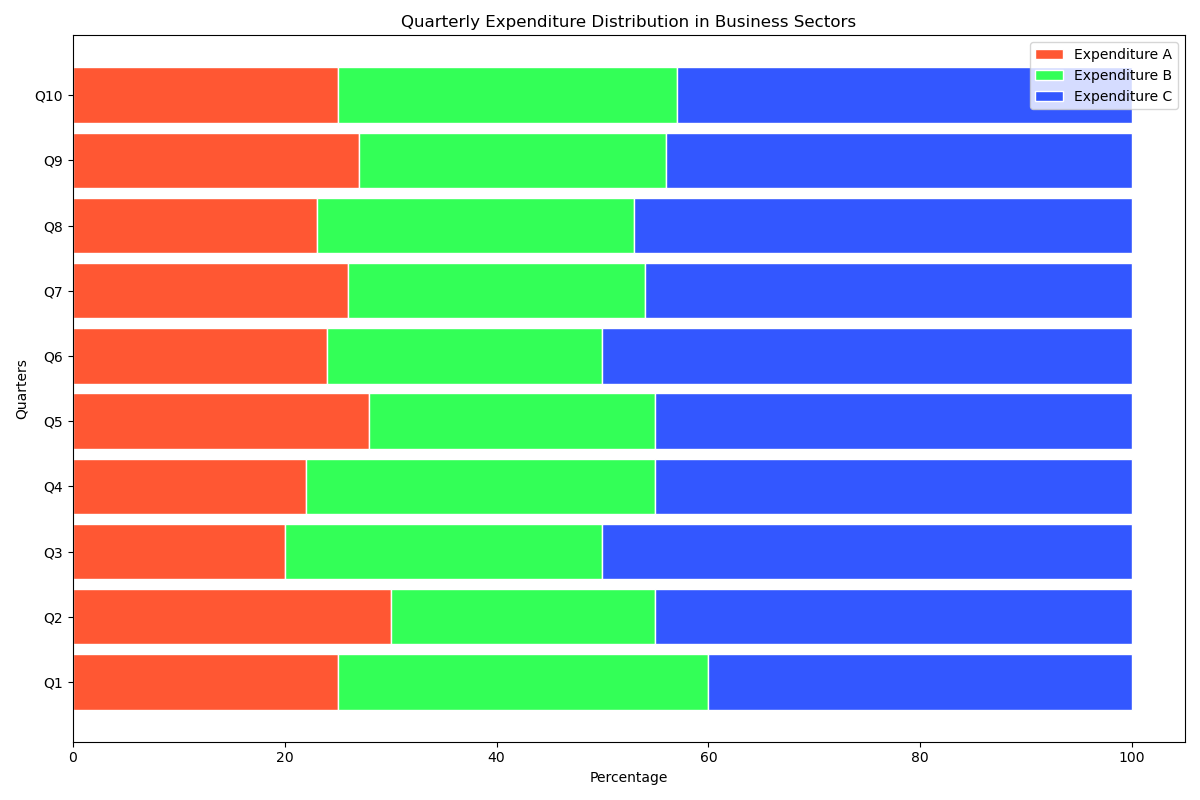

Source code (Python):

import matplotlib.pyplot as plt
import numpy as np

categories = ['Q1', 'Q2', 'Q3', 'Q4', 'Q5', 'Q6', 'Q7', 'Q8', 'Q9', 'Q10']
expenditure_a = [25, 30, 20, 22, 28, 24, 26, 23, 27, 25]
expenditure_b = [35, 25, 30, 33, 27, 26, 28, 30, 29, 32]
expenditure_c = [40, 45, 50, 45, 45, 50, 46, 47, 44, 43]

barWidth = 0.85

r = np.arange(len(categories))

bars1 = np.array(expenditure_a)
bars2 = np.array(expenditure_b)
bars3 = np.array(expenditure_c)

bars = np.add(bars1, bars2).tolist()

fig, ax = plt.subplots(figsize=(12, 8))

ax.barh(r, bars1, color='#FF5733', edgecolor='white', height=barWidth)
ax.barh(r, bars2, left=bars1, color='#33FF57', edgecolor='white', height=barWidth)
ax.barh(r, bars3, left=bars, color='#3357FF', edgecolor='white', height=barWidth)

ax.set_xlabel('Percentage')
ax.set_ylabel('Quarters')
ax.set_yticks(r)
ax.set_yticklabels(categories)
ax.legend(['Expenditure A', 'Expenditure B', 'Expenditure C'], loc='upper right')
ax.set_title('Quarterly Expenditure Distribution in Business Sectors')

plt.tight_layout()
plt.show()
